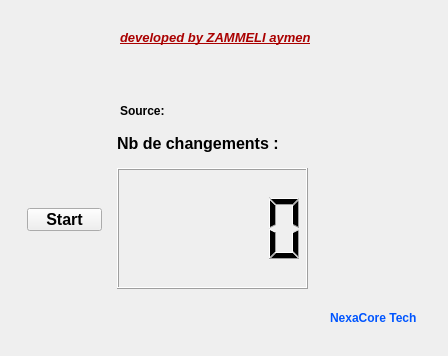
<?xml version="1.0" encoding="UTF-8"?>
<ui version="4.0">
 <class>Changes_Counter</class>
 <widget class="QWidget" name="Changes_Counter">
  <property name="windowTitle">
   <string>Form</string>
  </property>
  <widget class="QLCDNumber" name="lcd_display">
   <property name="geometry">
    <rect>
     <x>117</x>
     <y>168</y>
     <width>191</width>
     <height>121</height>
    </rect>
   </property>
   <property name="styleSheet">
    <string notr="true">
font: 75 10pt &quot;MS Shell Dlg 2&quot;;</string>
   </property>
  </widget>
  <widget class="QPushButton" name="start_button">
   <property name="geometry">
    <rect>
     <x>27</x>
     <y>208</y>
     <width>75</width>
     <height>23</height>
    </rect>
   </property>
   <property name="font">
    <font>
     <pointsize>12</pointsize>
     <weight>75</weight>
     <bold>true</bold>
    </font>
   </property>
   <property name="text">
    <string>Start</string>
   </property>
  </widget>
  <widget class="QLabel" name="change_label">
   <property name="geometry">
    <rect>
     <x>117</x>
     <y>133</y>
     <width>191</width>
     <height>21</height>
    </rect>
   </property>
   <property name="font">
    <font>
     <pointsize>12</pointsize>
     <weight>75</weight>
     <bold>true</bold>
    </font>
   </property>
   <property name="text">
    <string>Nb de changements :</string>
   </property>
  </widget>
  <widget class="QLabel" name="source_label">
   <property name="geometry">
    <rect>
     <x>120</x>
     <y>100</y>
     <width>221</width>
     <height>21</height>
    </rect>
   </property>
   <property name="font">
    <font>
     <weight>75</weight>
     <bold>true</bold>
    </font>
   </property>
   <property name="text">
    <string>Source:</string>
   </property>
  </widget>
  <widget class="QLabel" name="NexaCore">
   <property name="geometry">
    <rect>
     <x>330</x>
     <y>310</y>
     <width>91</width>
     <height>16</height>
    </rect>
   </property>
   <property name="font">
    <font>
     <weight>75</weight>
     <bold>true</bold>
    </font>
   </property>
   <property name="text">
    <string>&lt;html&gt;&lt;head/&gt;&lt;body&gt;&lt;p&gt;&lt;span style=&quot; color:#0055ff;&quot;&gt;NexaCore Tech&lt;/span&gt;&lt;/p&gt;&lt;/body&gt;&lt;/html&gt;</string>
   </property>
  </widget>
  <widget class="QLabel" name="dev_name">
   <property name="geometry">
    <rect>
     <x>120</x>
     <y>30</y>
     <width>201</width>
     <height>16</height>
    </rect>
   </property>
   <property name="font">
    <font>
     <pointsize>10</pointsize>
     <weight>75</weight>
     <bold>true</bold>
    </font>
   </property>
   <property name="text">
    <string>&lt;html&gt;&lt;head/&gt;&lt;body&gt;&lt;p&gt;&lt;span style=&quot; font-style:italic; text-decoration: underline; color:#aa0000;&quot;&gt;developed by ZAMMELI aymen&lt;/span&gt;&lt;/p&gt;&lt;/body&gt;&lt;/html&gt;</string>
   </property>
  </widget>
 </widget>
 <resources/>
 <connections/>
</ui>
